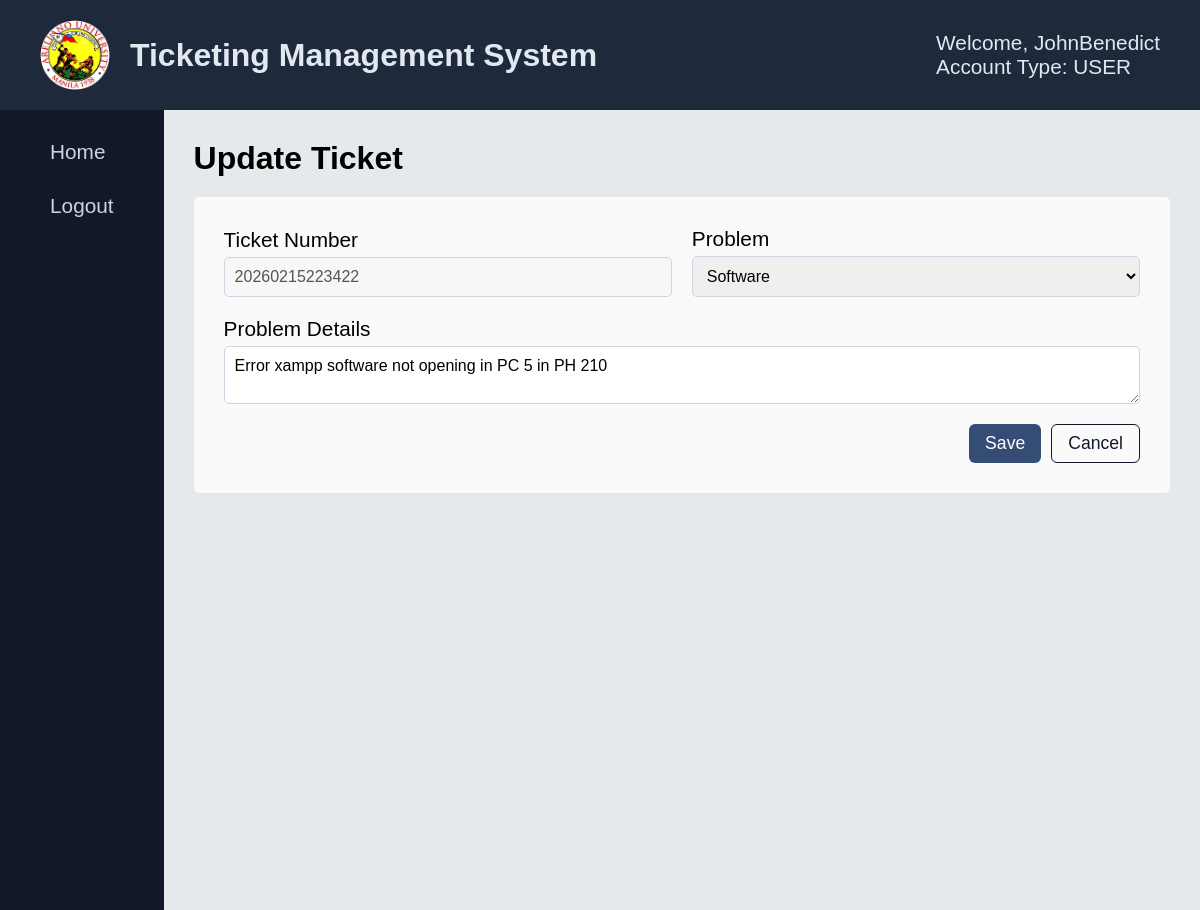
Page /ticket-management/update-ticket.php?ticket_number=20260215223422 (signed in) on the committed database.
### tables this page shows
CREATE TABLE `tbltickets` (
  `ticket_number` varchar(100) NOT NULL,
  `problem` varchar(100) NOT NULL,
  `details` varchar(100) NOT NULL,
  `status` varchar(30) NOT NULL,
  `created_by` varchar(50) NOT NULL,
  `date_created` varchar(50) NOT NULL,
  `assigned_to` varchar(50) DEFAULT NULL,
  `date_assigned` varchar(50) DEFAULT NULL,
  `date_completed` varchar(50) DEFAULT NULL,
  `approved_by` varchar(50) DEFAULT NULL,
  `date_approved` varchar(50) DEFAULT NULL
);

### ticket-management/update-ticket.php (the view, shortened to what this page needs)
<?php
require_once("../config/config.php");
$ticket_number = $_GET['ticket_number'];
$sqlCurrent = "SELECT * FROM tbltickets WHERE ticket_number = ?";
$stmtCurrent = mysqli_prepare($link, $sqlCurrent);
mysqli_stmt_bind_param($stmtCurrent, "s", $ticket_number);
if (mysqli_execute($stmtCurrent)) {
    $result = mysqli_stmt_get_result($stmtCurrent);
    $data = mysqli_fetch_array($result, MYSQLI_ASSOC);
} else {
    $_SESSION['message'] = [
        'type' => 'error',
        'text' => 'Error fetch ticket data!'
    ];
}
?>
<!DOCTYPE html>
<html lang="en">
<head>
    <link rel="stylesheet" href="https://cdnjs.cloudflare.com/ajax/libs/font-awesome/6.5.1/css/all.min.css">
    <link rel="stylesheet" href="../assets/css/notification.css">
    <link rel="stylesheet" href="../assets/css/ticket-style/create.css">
</head>
<body>
    <?php include("../includes/nav-sidebar.php");?>
    <div class="container">
            <h4>Update Ticket</h4>
            <div class="wrapper">
                <form action="<?php echo htmlspecialchars(basename($_SERVER['REQUEST_URI']));?>" method="POST">
                    <div class="col-div">
                        <div class="col1-input">
                            <div class="input-div">
                                <label class="labelInput">
                                    Ticket Number
                                </label>
                                <input type="text" value="<?php echo $ticket_number?>" disabled>
                            </div>
                            <div class="input-div">
                                <label class="labelInput">
                                    Problem
                                </label>
                                <select name="problem" required>
                                    <option value="Software" <?php if($data['problem'] == "Software") echo "selected"?>>Software</option>
                                </select>
                            </div>
                        </div>
                        <div class="col2-input">
                            <div class="input-div">
                                <label>Problem Details</label>
                                <textarea name="details" required><?php echo htmlspecialchars($data['details']);?></textarea>
                            </div>
                        </div>
                    </div>
                    <div class="btn-div">
                        <button type="submit" name="btnupdate" class="add-btn">
                            Save
                        </button>
                        <a href="./ticket-management.php" class="cancel-btn">
                            Cancel
                        </a>
                    </div>
                </form>
            </div>
        </div>
    </main>
</body>
</html>

### assets/css/ticket-style/create.css (style rules this page uses)
* { font-family: Arial, Helvetica, sans-serif; padding: 0; margin: 0; box-sizing: border-box; }
body { background-color: #e6e9eb; }
.container { padding: 30px 30px; width: 100%; height: 100%; }
.container h4 { font-size: 2rem; }
.wrapper { background-color: #fafafa; width: 100%; height: auto; padding: 20px; border-radius: 5px; margin-top: 20px; }
form { display: flex; flex-direction: column; gap: 5px; padding: 10px; }
.col-div { display: flex; flex-direction: column; gap: 20px; flex-wrap: wrap; }
.col1-input, .col2-input { display: flex; flex-direction: row; gap: 20px; align-items: center; flex: 1; }
.input-div { display: flex; flex-direction: column; gap: 5px; width: 100%; }
.input-div input, .input-div select, .input-div textarea { width: 100%; padding: 10px; border: 1px solid #CBD5E1; border-radius: 5px; outline: none; font-size: 1rem; }
.input-div label { font-size: 1.3rem; }
.input-div textarea { resize: vertical; min-height: 50px; box-sizing: border-box; }
.btn-div { display: flex; justify-content: flex-end; gap: 10px; margin-top: 15px; }
.add-btn { background-color: #354d74; color: white; border: none; padding: 8px 16px; border-radius: 6px; font-size: 1.1rem; cursor: pointer; transition: background 0.2s ease, transform 0.1s ease; }
.cancel-btn { background-color: transparent; color: #111827; border: 1px solid #111827; padding: 8px 16px; border-radius: 6px; font-size: 1.1rem; text-decoration: none; cursor: pointer; transition: background 0.2s ease, color 0.2s ease; }
.labelInput { display: flex; gap: 5px; align-items: center; }

### includes/nav-sidebar.php (style rules this page uses)
html, body { height: 100%; margin: 0; }

### rows in the picture
tbltickets: problem "Software", details "Error xampp software not opening in PC 5 in PH 210"

### other values in the picture
$_SESSION['username'] "JohnBenedict"
$_SESSION['usertype'] "USER"
